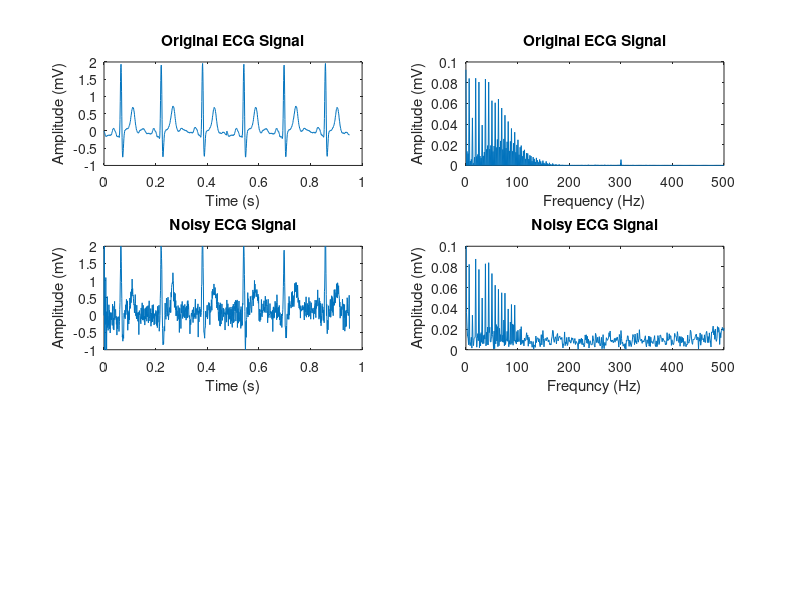

MATLAB code to generate this figure: (Note: this script raises an error after producing the figure.)
%% ECG Signal Processing

% Loading the File Containing the ECG Signal
load ecg_data.dat -ascii;

% Setting Parameters of the ECG Signal
fs = 1000; % Sampling frequency (Hz)
ts = 1 / fs; % Sampling period (s)
t = (0:(length(ecg_data) - 1)) * ts; % Time vector

% Plotting the Time Domain Graph of the Original ECG Signal
figure;
subplot(3, 2, 1);
plot(t, ecg_data);
title('Original ECG Signal');
xlabel('Time (s)');
ylabel('Amplitude (mV)');

% Calculating Frequency Components of ECG Signal
frequencies = linspace(0, fs/2, floor(length(ecg_data)/2) + 1); % Positive frequency components

% Plotting Frequency Domain Graph of ECG Signal
fft_ecg_data = abs(fft(ecg_data) / length(ecg_data)); % Calculating FFT of the original ECG signal and normalizing it

subplot(3, 2, 2);
plot(frequencies, fft_ecg_data(1:floor(length(ecg_data) / 2) + 1)); % Plotting the frequency domain graph of the original ECG signal
title('Original ECG Signal');
xlabel('Frequency (Hz)');
ylabel('Amplitude (mV)');

% Creating Noise Signals
low_frequency_noise = zeros(size(t));
for f = 0.00:0.001:0.05 % Frequencies in 0.001 Hz intervals
    low_frequency_noise = low_frequency_noise + sin(2 * pi * f * t) .* (0.05 * rand(size(t))); % Low frequency noise, below 0.05 Hz
end

high_frequency_noise = zeros(size(t));
for f = 150:1:500 % Frequencies in 1 Hz intervals
    high_frequency_noise = high_frequency_noise + sin(2 * pi * f * t) .* (0.05 * rand(size(t))); % High frequency noise, above 150 Hz
end

mains_noise = sin(2 * pi * 50 * t) .* (0.1 * rand(size(t))); % Mains noise (50 Hz)

% Generating the Noisy ECG Signal
ecg_data_noisy = ecg_data + low_frequency_noise + high_frequency_noise + mains_noise; % Noisy ECG signal

% Plotting Time Domain Graph of Noisy ECG Signal
subplot(3, 2, 3);
plot(t, ecg_data_noisy);
ylim([-1 2]);
title('Noisy ECG Signal');
xlabel('Time (s)');
ylabel('Amplitude (mV)');

% Plotting Frequency Domain Graph of Noisy ECG Signal
fft_ecg_data_noisy = abs(fft(ecg_data_noisy) / length(ecg_data_noisy)); % Calculating FFT of the noisy ECG signal and normalizing it

subplot(3, 2, 4);
plot(frequencies, fft_ecg_data_noisy(1:floor(length(ecg_data_noisy) / 2) + 1)); % Plotting the frequency domain graph of a noisy ECG signal
xlim([0 500]);
ylim([0 0.1]);
title('Noisy ECG Signal');
xlabel('Frequncy (Hz)');
ylabel('Amplitude (mV)');

% Saving Noisy ECG Signal
writematrix([t' ecg_data_noisy'], 'ecg_data_noisy.txt', 'Delimiter', '\t');

% 'ecg_data_noisy.txt' file will be given as input signal to 'filter.asc', 'filter.txt' must be exported as the output signal

% Reading Filtered ECG Signal
ecg_data_filtered = readmatrix('filter.txt');

% Setting Parameters of the ECG Signal
ts_filtered = mean(diff(ecg_data_filtered(:, 1)));
fs_filtered = 1/ts_filtered;
t_filtered = ecg_data_filtered(:, 1);

% Plotting the Time Domain of Filtered ECG Signal
subplot(3, 2, 5);
plot(t_filtered, ecg_data_filtered(:,2));
ylim([-1 2]);
title('Filtered ECG Signal');
xlabel('Time (s)');
ylabel('Amplitude (mV)');

% Calculating Frequency Components of Filtered ECG Signal
frequencies_filtered = linspace(0, fs_filtered/2, floor(length(t_filtered)/2) + 1); % Positive frequency components

% Plotting the Frequency Domain Graph of the Filtered ECG Signal
fft_ecg_data_filtered= abs(fft(ecg_data_filtered(:, 2)) / length(t_filtered)); % Calculating FFT of the filtered ECG signal and normalizing it

subplot(3, 2, 6);
plot(frequencies_filtered, fft_ecg_data_filtered(1:floor(length(t_filtered) / 2) + 1)); % Plotting the Frequency Domain Graph of the Filtered ECG Signal
xlim([0 500]);
ylim([0 0.1]);
title('Filtered ECG Signal');
xlabel('Frequency (Hz)');
ylabel('Amplitude (V)');

% Time Domain Co-Display of Original ECG Signal and Filtered ECG Signal
figure;
plot(t, ecg_data, 'r', t_filtered, ecg_data_filtered(:,2), 'b');
title('Original and Filtered ECG Signal Time Domain Graph');
legend('Original ECG', 'Filtered ECG');
ylim([-1 2]);
xlabel('Time (s)');
ylabel('Amplitude (mV)');